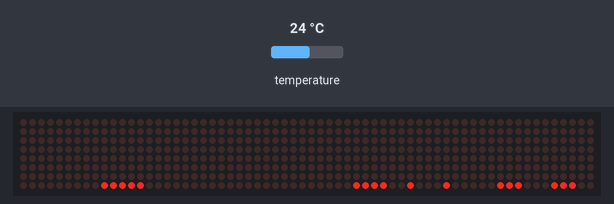
A sketch run on a simulated Arduino Uno, built with avr-gcc and run on an emulated ATmega328P. On the bench: 64×8 LED matrix. Inputs (shaded band) come from the test bench; at power-on: temperature 24 °C.

Above: at 1.92 s.
At 2.4 s:
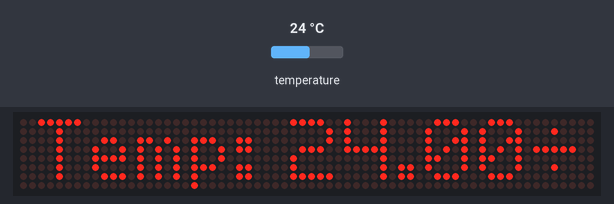
2.5 s: temperature set to 12 °C
At 4.1 s:
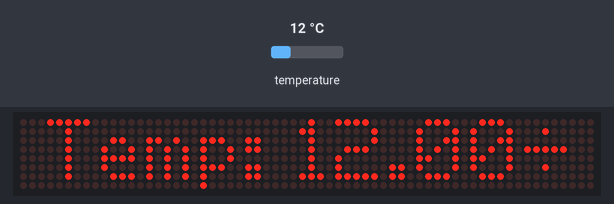
Timing chart, 0 to 5.6 s (numbered marks = the images above; inputs shaded):
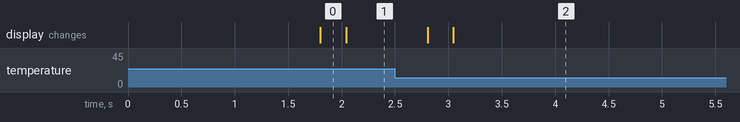

The sketch:

DS18B20_RTC_MAX7219.ino
```cpp
#include <MD_Parola.h>
#include <MD_MAX72xx.h>
#include <SPI.h>

#include <OneWire.h>
#include <DallasTemperature.h>

// Turn on debug statements to the serial output
#define DEBUG 0

#if DEBUG
#define PRINT(s, x) { Serial.print(F(s)); Serial.print(x); }
#define PRINTS(x) Serial.print(F(x))
#define PRINTX(x) Serial.println(x, HEX)
#else
#define PRINT(s, x)
#define PRINTS(x)
#define PRINTX(x)
#endif

// Define the number of devices we have in the chain and the hardware interface
// NOTE: These pin numbers will probably not work with your hardware and may
// need to be adapted
#define HARDWARE_TYPE MD_MAX72XX::FC16_HW
#define MAX_DEVICES 8
#define CLK_PIN   11
#define DATA_PIN  12
#define CS_PIN    10

#define ONE_WIRE_BUS 3

MD_Parola P = MD_Parola(HARDWARE_TYPE, DATA_PIN, CLK_PIN, CS_PIN, MAX_DEVICES);

OneWire oneWire(ONE_WIRE_BUS);
DallasTemperature sensors(&oneWire);
DeviceAddress sensor1;

uint8_t scrollSpeed = 25;    // default frame delay value
textEffect_t scrollEffectIn = PA_SCROLL_DOWN;
textEffect_t scrollEffectOut = PA_SCROLL_DOWN;
textPosition_t scrollAlign = PA_CENTER;
uint16_t scrollPause = 2000; // in milliseconds

// Global message buffers shared by Serial and Scrolling functions
#define  BUF_SIZE  75
char curMessage[BUF_SIZE] = { " " };
char newMessage[BUF_SIZE] = { " " };
bool newMessageAvailable = true;
bool existe_sensores = false;
float temp_Ant = 0.00;
float temp_Act = 0.00;

void setup()
{
  Serial.begin(57600);

  P.begin();
  for (uint8_t i=0 ; i<MAX_DEVICES ; i++){P.setIntensity(i,0);}
  sensors.begin();
  if(!sensors.getAddress(sensor1, 0))
  {
    //Serial.println("Sensores nao encontrados !");
    scrollSpeed = 20;
    scrollEffectIn = PA_SCROLL_LEFT;scrollEffectOut = PA_SCROLL_LEFT;
    strcpy(curMessage, "Sensores nao encontrados !");
    P.displayText(curMessage, scrollAlign, scrollSpeed, scrollPause, scrollEffectIn, scrollEffectOut);
  }
  if (!existe_sensores){exit;} // termina execução script
  delay(1000);
  P.setTextAlignment(scrollAlign);
  scrollEffectIn = PA_SCROLL_UP;scrollPause = 0;
}

void loop()
{
  if (P.displayAnimate())
  {
    sensors.requestTemperatures();temp_Act = sensors.getTempC(sensor1);
    //Serial.print("Temp : ");Serial.print(temp_Act);Serial.println("");
    if (temp_Act != temp_Ant)
    {
      strcpy(curMessage, "Temp: ");
      dtostrf(temp_Act , 2, 2, newMessage);
      strcat( curMessage, newMessage );strcat( curMessage, String("\xF7").c_str() );

      if (temp_Act < temp_Ant){scrollEffectIn = PA_SCROLL_DOWN_LEFT;} // Temperatura Baixou
      else{scrollEffectIn = PA_SCROLL_UP_LEFT;} // Temperatura Subiu

      scrollPause = 0;scrollSpeed = 30;
      P.displayText(curMessage, scrollAlign, scrollSpeed, scrollPause, scrollEffectIn);P.displayReset();
      temp_Ant=temp_Act;
    }
    else{delay(60000);}
  }
}
```

Measured:
- after the input at 2.5 s, the display: first changes after 0.31 s (image 2 shows a later state)
